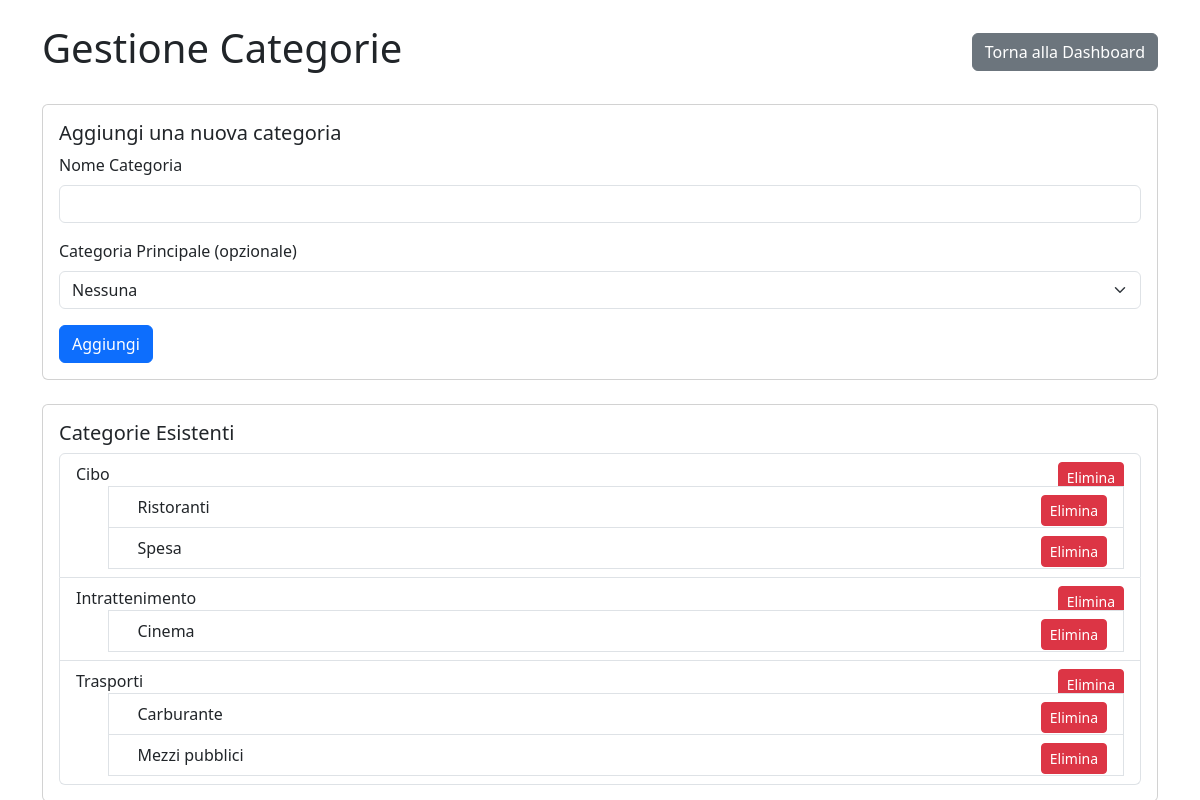
Page /application/manage_categories.php (signed in) on the committed database.
### tables this page shows
CREATE TABLE `categories` (
  `id` int(11) NOT NULL,
  `user_id` int(11) NOT NULL,
  `parent_id` int(11) DEFAULT NULL,
  `name` varchar(100) NOT NULL,
  `created_at` timestamp NOT NULL DEFAULT current_timestamp()
);

### application/manage_categories.php (the view, shortened to what this page needs)
<?php
$host = 'localhost';
$dbname = 'spendwise';
$username = 'root';
$password = '';
try {
    $pdo = new PDO("mysql:host=$host;dbname=$dbname;charset=utf8", $username, $password);
    $pdo->setAttribute(PDO::ATTR_ERRMODE, PDO::ERRMODE_EXCEPTION);
} catch (PDOException $e) {
    die("Errore di connessione al database: " . $e->getMessage());
}
$userId = $_SESSION['user_id'];
$stmt = $pdo->prepare("
    SELECT id, name, parent_id
    FROM categories
    WHERE user_id = :user_id
    ORDER BY name
");
$stmt->execute(['user_id' => $userId]);
$categories = $stmt->fetchAll(PDO::FETCH_ASSOC);
$categoriesByParent = [];
foreach ($categories as $category) {
    $parentId = $category['parent_id'] ?? 0;
    if (!isset($categoriesByParent[$parentId])) {
        $categoriesByParent[$parentId] = [];
    }
    $categoriesByParent[$parentId][] = $category;
}
function displayCategories($parentId, $categoriesByParent, $level = 0) {
    if (isset($categoriesByParent[$parentId])) {
        foreach ($categoriesByParent[$parentId] as $category) {
            echo "<li class='list-group-item'>";
            echo str_repeat("&nbsp;&nbsp;&nbsp;", $level) . htmlspecialchars($category['name']);
            echo " <form action='manage_categories.php' method='POST' class='d-inline'>
                    <input type='hidden' name='action' value='delete'>
                    <input type='hidden' name='category_id' value='" . htmlspecialchars($category['id']) . "'>
                    <button type='submit' class='btn btn-sm btn-danger float-end'>Elimina</button>
                  </form>";
            echo "<ul>";
            displayCategories($category['id'], $categoriesByParent, $level + 1);
            echo "</ul>";
            echo "</li>";
        }
    }
}
?>
<!DOCTYPE html>
<html lang="en">
<head>
    <link href="https://cdn.jsdelivr.net/npm/bootstrap@5.3.2/dist/css/bootstrap.min.css" rel="stylesheet">
</head>
<body>
    <div class="container mt-4">
        <div class="d-flex justify-content-between align-items-center mb-4">
            <h1 class="text-center">Gestione Categorie</h1>
            <a href="dashboard.php" class="btn btn-secondary">Torna alla Dashboard</a>
        </div>
        <div class="card mb-4">
            <div class="card-body">
                <h5 class="card-title">Aggiungi una nuova categoria</h5>
                <form action="manage_categories.php" method="POST">
                    <div class="mb-3">
                        <label for="name" class="form-label">Nome Categoria</label>
                        <input type="text" class="form-control" id="name" name="name" required>
                    </div>
                    <div class="mb-3">
                    <label for="parent_id" class="form-label">Categoria Principale (opzionale)</label>
                        <select class="form-select" id="parent_id" name="parent_id">
                            <option value="" selected>Nessuna</option>
                        </select>
                    </div>
                    <button type="submit" class="btn btn-primary">Aggiungi</button>
                </form>
            </div>
        </div>
        <div class="card">
            <div class="card-body">
                <h5 class="card-title">Categorie Esistenti</h5>
                <ul class="list-group">
                    <?php displayCategories(0, $categoriesByParent); ?>
                </ul>
            </div>
        </div>
    </div>
</body>
</html>

### rows in the picture
categories: name "Cibo"
categories: name "Ristoranti"
categories: name "Spesa"
categories: name "Intrattenimento"
categories: name "Cinema"
categories: name "Trasporti"
categories: name "Carburante"
categories: name "Mezzi pubblici"
